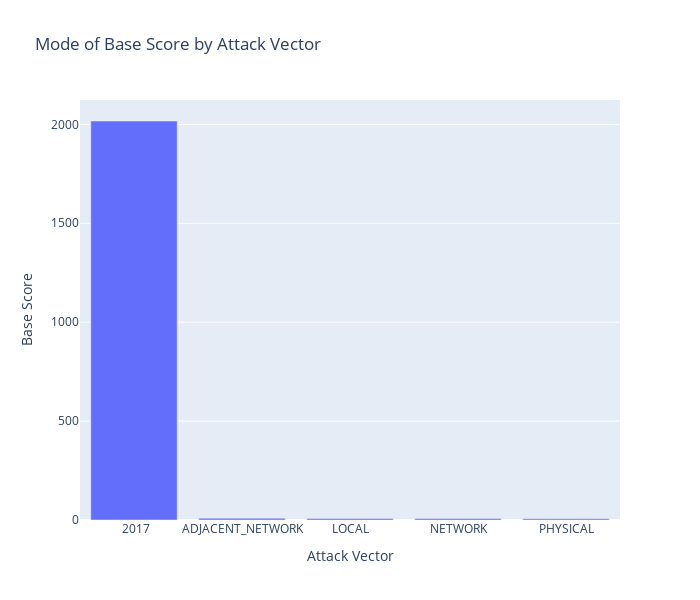

The code cell stored with this chart in its notebook:
### Code cell
dt_analyzer.find_mode_category(dataFrame, "attackVector", "baseScore", "Attack Vector", "Base Score", 700, 600)

### Figure 1 — Plotly figure (JSON) as saved in the notebook; plotly's stock layout.template omitted (floating-point values rounded to 4 significant figures)
{"data": [{"alignmentgroup": "True", "hovertemplate": "Attack Vector=%{x}<br>Base Score=%{y}<extra></extra>", "legendgroup": "", "marker": {"color": "#636efa", "pattern": {"shape": ""}}, "name": "", "offsetgroup": "", "orientation": "v", "showlegend": false, "textposition": "auto", "type": "bar", "x": [" 2017", "ADJACENT_NETWORK", "LOCAL", "NETWORK", "PHYSICAL"], "xaxis": "x", "y": [2017, 8.8, 7.8, 7.5, 6.8], "yaxis": "y"}], "layout": {"barmode": "relative", "height": 600, "legend": {"tracegroupgap": 0}, "title": {"text": "Mode of Base Score by Attack Vector"}, "width": 700, "xaxis": {"anchor": "y", "domain": [0, 1], "title": {"text": "Attack Vector"}}, "yaxis": {"anchor": "x", "domain": [0, 1], "title": {"text": "Base Score"}}}}
